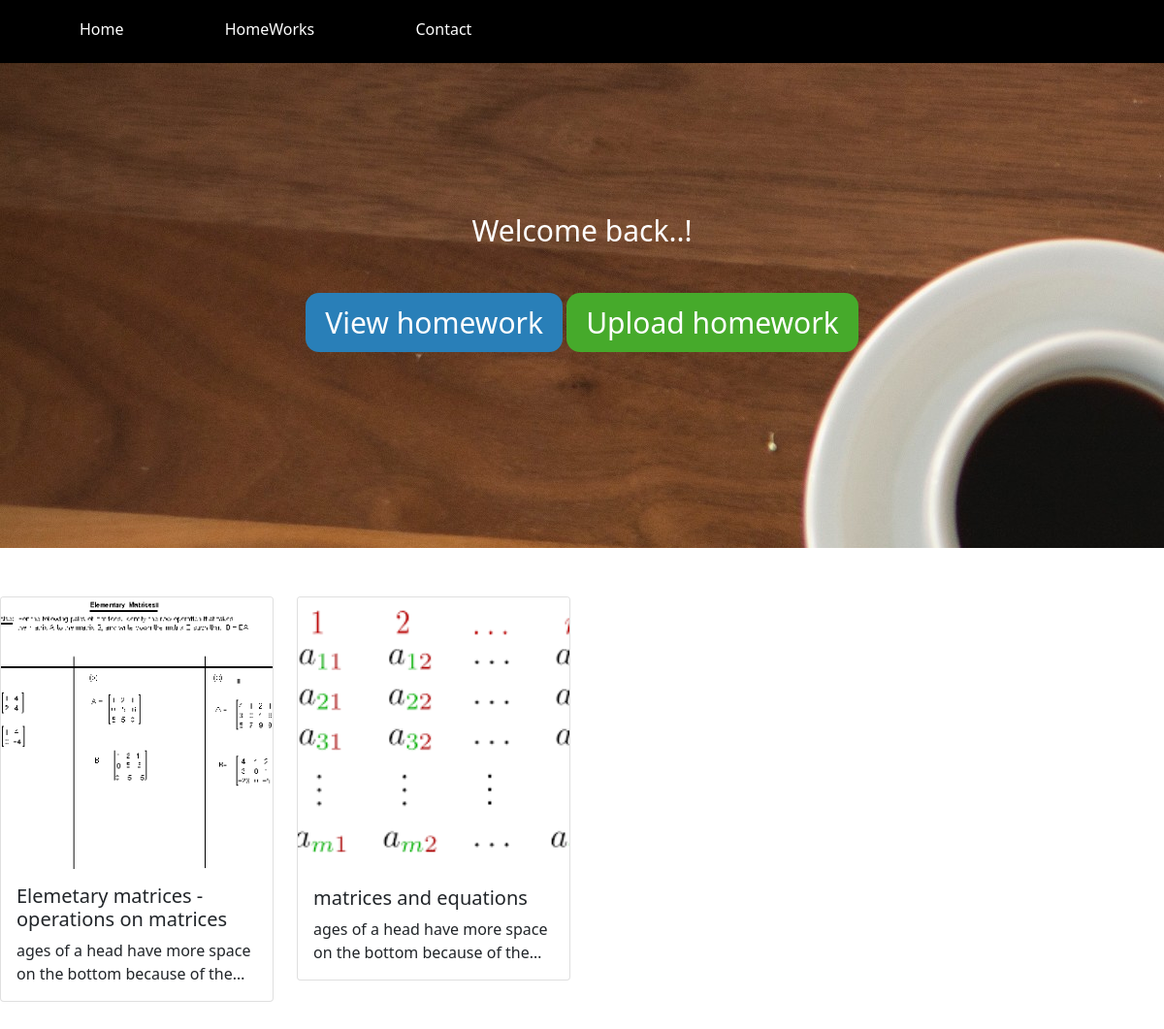
Before: / with the older database file.
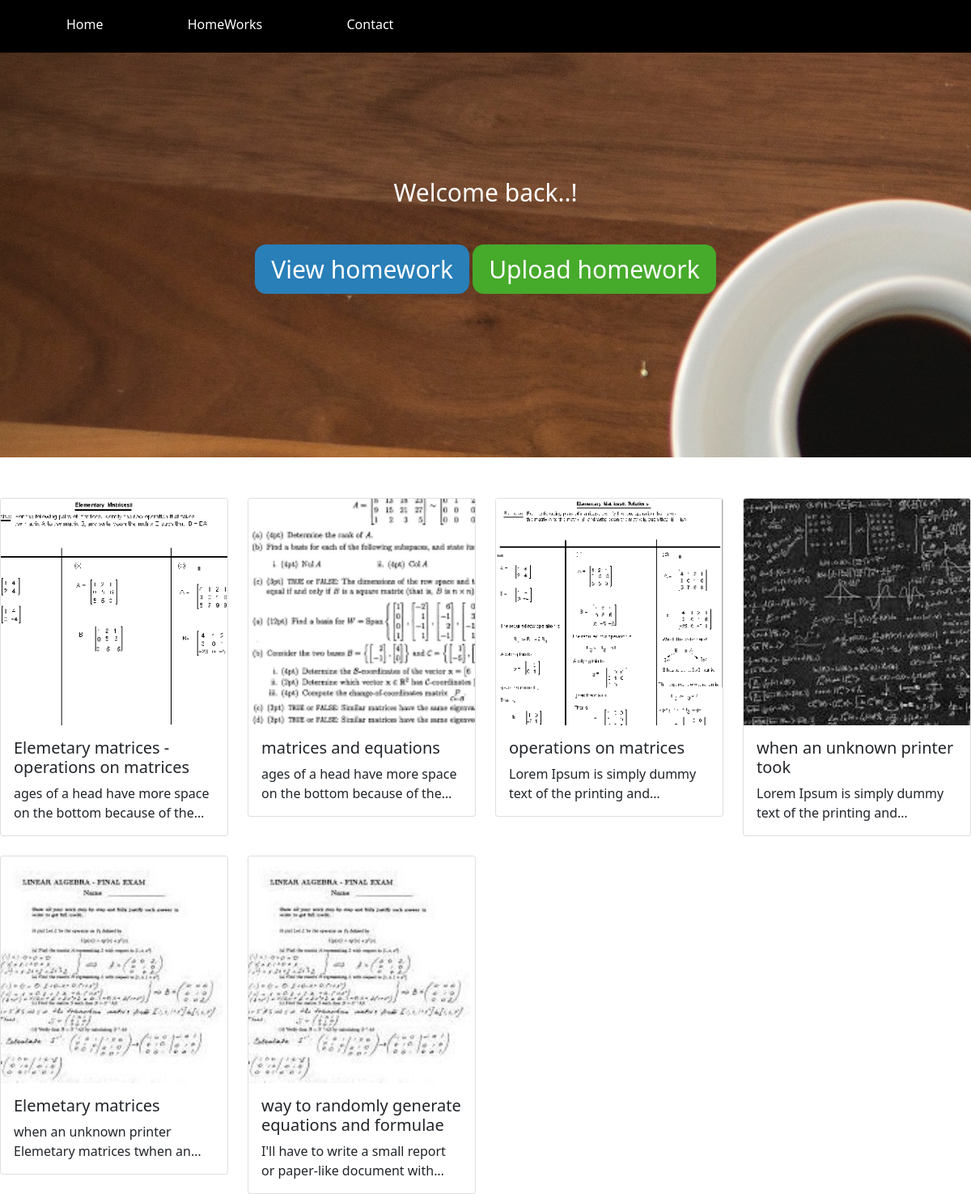
After: the same page with the newer database file.
### home/models.py (models this page shows, shortened)
class allhomeworks(models.Model):
    title = models.CharField(verbose_name=_("homework title"), max_length=50)
    date = models.DateTimeField(auto_now_add=True , auto_now=False)
    desc = models.TextField(verbose_name=_("Description"))
    image = models.ImageField(default='default.jpg')
    img1 = models.ImageField(_("exercice"), null=True)
    img2 = models.ImageField(_("solution"), null=True)
    class Meta:
        verbose_name = _("homework")

### home/views.py (the view)
# urls.py: path('', views.home , name="home"),
def home(request):
    content={
        'homework': allhomeworks.objects.all(),
    }
    return render(request, 'home/index.html', content)

### home/templates/home/index.html
{% extends 'home/base.html' %}
{% load static %}
{% block content %}
<header>
    <nav class="navbar">
        <ul class="it">
            <li><a href="/">Home</a></li>
            <li><a href="#homeworkss">HomeWorks</a></li>
            <li>Contact</li>
            <li class="logoo">Homework</li>
        </ul>
    </nav>
</header>
<section class="hello">
    <div class="thep">
        Welcome back..!
    </div>
    <div class="btns">
        <a class="view hbtn" href="#homeworkss">View homework</a>
        <a class="upload hbtn" href="/homework_upload/">Upload homework</a>
    </div>
</section>
<section class="hwork" id="homeworkss">
<div class="row row-cols-1 row-cols-md-4 g-4">
{% for homework in homework %}
  <div class="col">
    <div class="card">
      <a href="{% url 'home:homework' homework.id  %}"><img src="{{ homework.image.url }}" class="card-img-top" alt="..."></a>
      <div class="card-body">
        <h5 class="card-title">{{ homework.title }}</h5>
        <p class="card-text descri">{{ homework.desc }}</p>
      </div>
    </div>
  </div>
  {% endfor %}
</div>
</section>
{% endblock content %}

### home/templates/home/base.html (shortened to what this page needs)
<!DOCTYPE html>
{% load static %}
<html lang="en">
  <head>
    <link href="https://cdn.jsdelivr.net/npm/bootstrap@5.0.1/dist/css/bootstrap.min.css" rel="stylesheet">
    <link href="{% static 'style.css' %}" rel="stylesheet">
  </head>
  <body>
      {% block content %}{% endblock content %}
  </body>
</html>

### static/style.css (style rules this page uses)
* { margin: 0; padding: 0; }
a { text-decoration: none; color: white; }
.navbar { background: black; width: 100%; height: 65px; }
.it { display: inline-block; }
li { display: inline-block; list-style: none; color: white; margin: 10px 50px; font-family: 'Segoe UI', Tahoma, Geneva, Verdana, sans-serif; }
.logoo { margin-left: 500px; font-size: 25px; }
.hello { background-image: url(img-1.jpg); position: absolute; background-position:initial; height: 500px; width: 100%; display: inline; }
.btns { text-align:center; justify-content: space-between; }
.hbtn { width: 400px; font-size: 30px; font-family:'Segoe UI', Tahoma, Verdana, sans-serif; background-color: crimson; padding: 10px 20px; border-radius: 14px; text-decoration: none; cursor: pointer; }
.upload { background-color:#46aa2b; color: white; }
.view { background-color: #297fb8; color: white; }
.thep { color: white; font-family: 'Segoe UI', Tahoma, Geneva, Verdana, sans-serif; font-size: 30px; text-align: center; margin-bottom: 50px; margin-top: 150px; }
.hwork { position: absolute; margin-top: 550px; width: 100%; height: 500px; }
.descri { overflow: hidden; text-overflow: ellipsis; display: -webkit-box; -webkit-line-clamp: 2; -webkit-box-orient: vertical; }

Changed rows visible on the page:
changed allhomeworks "matrices and equations": image: a different picture
added allhomeworks: image (picture), title "operations on matrices", desc "Lorem Ipsum is simply dummy text of the printing…"
added allhomeworks: image (picture), title "when an unknown printer took", desc "Lorem Ipsum is simply dummy text of the printing…"
added allhomeworks: image (picture), title "Elemetary matrices", desc "when an unknown printer Elemetary matrices twhen…"
added allhomeworks: image (picture), title "way to randomly generate equations and formulae", desc "I'll have to write a small report or paper-like document…"
